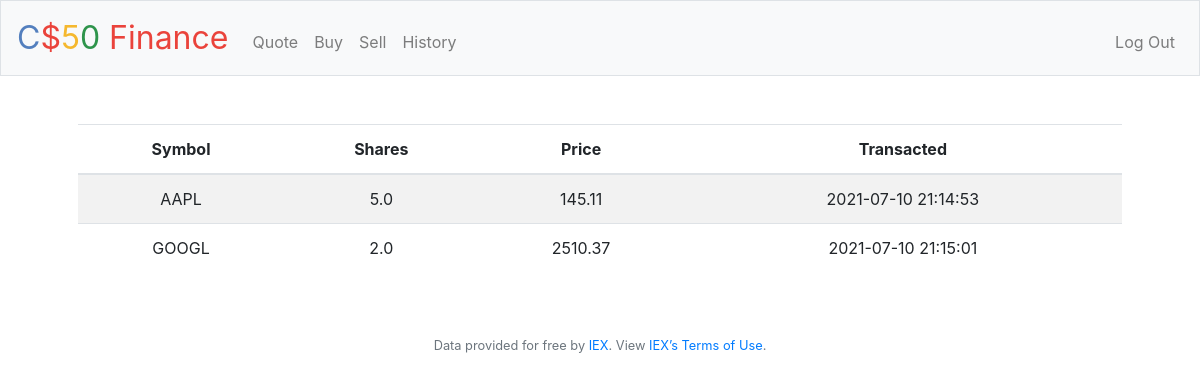
The app's page /history (signed in) with its own data.
### tables this page shows
CREATE TABLE history (id INTEGER, user_id INTEGER, name TEXT NOT NULL, symbol TEXT NOT NULL, shares REAL NOT NULL, price NUMERIC NOT NULL, date TEXT NOT NULL, PRIMARY KEY(id), FOREIGN KEY(user_id) REFERENCES users(id));

### application.py (the view)
@app.route("/history")
@login_required
def history():
    history = db.execute("SELECT symbol, shares, price, date FROM history WHERE user_id = ?", session["user_id"])
    print(history)
    print(type(history))
    return render_template("history.html", history=history)

### application.py (called while the page is built)
@app.after_request
def after_request(response):
    response.headers["Cache-Control"] = "no-cache, no-store, must-revalidate"
    response.headers["Expires"] = 0
    response.headers["Pragma"] = "no-cache"
    return response

### helpers.py (called while the page is built)
def login_required(f):
    @wraps(f)
    def decorated_function(*args, **kwargs):
        if session.get("user_id") is None:
            return redirect("/login")
        return f(*args, **kwargs)
    return decorated_function

### templates/history.html (shortened to what this page needs)
{% extends "layout.html" %}
{% block main %}
<table class="table table-striped">
    <thead>
        <tr>
            <th>Symbol</th>
            <th>Shares</th>
            <th>Price</th>
            <th>Transacted</th>
        </tr>
    </thead>
    <tbody>
        {% for entry in history %}
        <tr>
            <td>{{ entry.symbol }}</td>
            <td>{{ entry.shares }}</td>
            <td>{{ entry.price }}</td>
            <td>{{ entry.date }}</td>
        </tr>
        {% endfor %}
    </tbody>
</table>
{% endblock %}

### records on screen
history: symbol "AAPL", shares "5.0", price "145.11", date "2021-07-10 21:14:53"
history: symbol "GOOGL", shares "2.0", price "2510.37", date "2021-07-10 21:15:01"
